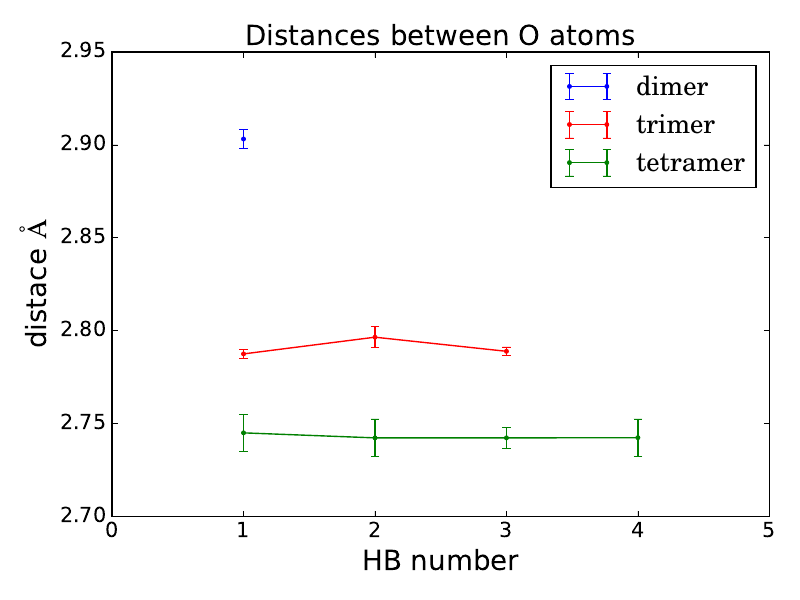

Python code for this plot:
#!/opt/homebrew/bin/python3
import numpy as np
#### Imprimir como antes
import matplotlib as mpl
import matplotlib.pyplot as plt
import matplotlib.style
from matplotlib.ticker import FormatStrFormatter
plt.gca().xaxis.set_major_formatter(FormatStrFormatter('%g'))
mpl.style.use('classic')
axis_font = {'size':'20'}
#mpl.rcParams['errorbar.capsize`] = 3
from matplotlib import rcParams
rcParams.update({'font.size' : 16})
rcParams.update({'figure.autolayout' : True})

fig, ax = plt.subplots()
plt.rc('text', usetex=True)
plt.rc('font', family='serif')

x1   = [1]
x2   = [1, 2, 3]
x3   = [1, 2, 3, 4]
dimer    = [2.9032]
edimer   = [0.0052]
trimer   = [2.7875, 2.7965, 2.7889]
etrimer  = [0.0023, 0.0056, 0.0024]
tetramer = [2.7450, 2.7423, 2.7423, 2.7424]
etetra   = [0.0101, 0.0102, 0.0055, 0.0101]

plt.errorbar(x1, dimer, yerr=edimer, marker='.', color='b', label=r'dimer')
plt.errorbar(x2, trimer, yerr=etrimer, marker='.', color='r', label=r'trimer')
plt.errorbar(x3, tetramer, yerr=etetra, marker='.', color='g', label=r'tetramer')

plt.xlim((0, 5))
plt.xticks(size=15)
plt.yticks(size=15)
#plt.xticks((1, 2, 3, 4, 5, 6))
#plt.ylim((-400,-140))

ax = plt.subplot(111)
ax.legend(loc='upper right')#, bbox_to_anchor=(1, 0.5))

plt.title(r'Distances between O atoms', **axis_font)
plt.xlabel(r'HB number', **axis_font)
plt.ylabel(r'distace $\mathrm{\AA}$', **axis_font)

plt.savefig('distances.pdf')
#plt.show()
